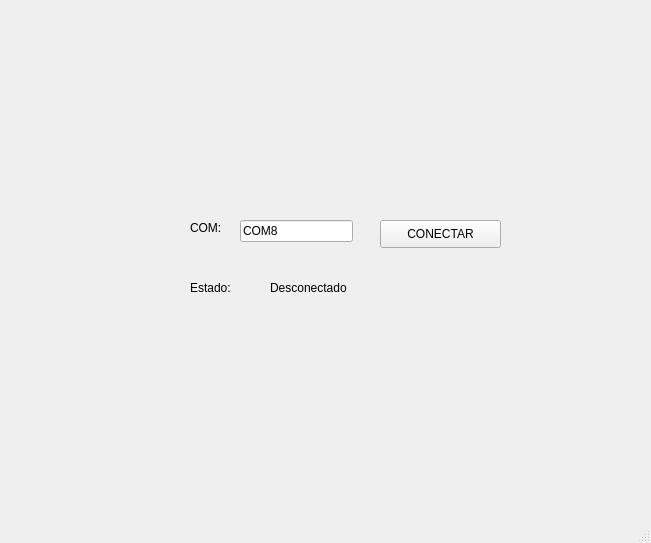
<?xml version="1.0" encoding="UTF-8"?>
<ui version="4.0">
 <class>MainWindow</class>
 <widget class="QMainWindow" name="MainWindow">
  <property name="geometry">
   <rect>
    <x>0</x>
    <y>0</y>
    <width>651</width>
    <height>543</height>
   </rect>
  </property>
  <property name="windowTitle">
   <string>MainWindow</string>
  </property>
  <widget class="QWidget" name="centralwidget">
   <widget class="QLabel" name="lbl_logoUAT">
    <property name="geometry">
     <rect>
      <x>10</x>
      <y>20</y>
      <width>281</width>
      <height>121</height>
     </rect>
    </property>
    <property name="text">
     <string/>
    </property>
    <property name="pixmap">
     <pixmap resource="../../recursos.qrc">:/logo/Imagenes/logo uat.png</pixmap>
    </property>
    <property name="scaledContents">
     <bool>true</bool>
    </property>
   </widget>
   <widget class="QLabel" name="lbl_logoFIT">
    <property name="geometry">
     <rect>
      <x>360</x>
      <y>40</y>
      <width>261</width>
      <height>81</height>
     </rect>
    </property>
    <property name="text">
     <string/>
    </property>
    <property name="pixmap">
     <pixmap resource="../../recursos.qrc">:/logo/Imagenes/LogoFIT.png</pixmap>
    </property>
    <property name="scaledContents">
     <bool>true</bool>
    </property>
   </widget>
   <widget class="QLabel" name="lbl_logoCT">
    <property name="geometry">
     <rect>
      <x>570</x>
      <y>440</y>
      <width>71</width>
      <height>51</height>
     </rect>
    </property>
    <property name="text">
     <string/>
    </property>
    <property name="pixmap">
     <pixmap resource="../../recursos.qrc">:/logo/Imagenes/logoCT.png</pixmap>
    </property>
    <property name="scaledContents">
     <bool>true</bool>
    </property>
   </widget>
   <widget class="QLabel" name="label">
    <property name="geometry">
     <rect>
      <x>190</x>
      <y>220</y>
      <width>55</width>
      <height>16</height>
     </rect>
    </property>
    <property name="text">
     <string>COM:</string>
    </property>
   </widget>
   <widget class="QLineEdit" name="txt_COM">
    <property name="geometry">
     <rect>
      <x>240</x>
      <y>220</y>
      <width>113</width>
      <height>22</height>
     </rect>
    </property>
    <property name="text">
     <string>COM8</string>
    </property>
   </widget>
   <widget class="QPushButton" name="btn_Accion">
    <property name="geometry">
     <rect>
      <x>380</x>
      <y>220</y>
      <width>121</width>
      <height>28</height>
     </rect>
    </property>
    <property name="text">
     <string>CONECTAR</string>
    </property>
   </widget>
   <widget class="QLabel" name="label_2">
    <property name="geometry">
     <rect>
      <x>190</x>
      <y>280</y>
      <width>55</width>
      <height>16</height>
     </rect>
    </property>
    <property name="text">
     <string>Estado:</string>
    </property>
   </widget>
   <widget class="QLabel" name="lbl_estado">
    <property name="geometry">
     <rect>
      <x>270</x>
      <y>280</y>
      <width>111</width>
      <height>16</height>
     </rect>
    </property>
    <property name="text">
     <string>Desconectado</string>
    </property>
   </widget>
  </widget>
  <widget class="QMenuBar" name="menubar">
   <property name="geometry">
    <rect>
     <x>0</x>
     <y>0</y>
     <width>651</width>
     <height>26</height>
    </rect>
   </property>
  </widget>
  <widget class="QStatusBar" name="statusbar"/>
 </widget>
 <resources>
  <include location="../../recursos.qrc"/>
  <include location="../recursos.qrc"/>
 </resources>
 <connections/>
</ui>
